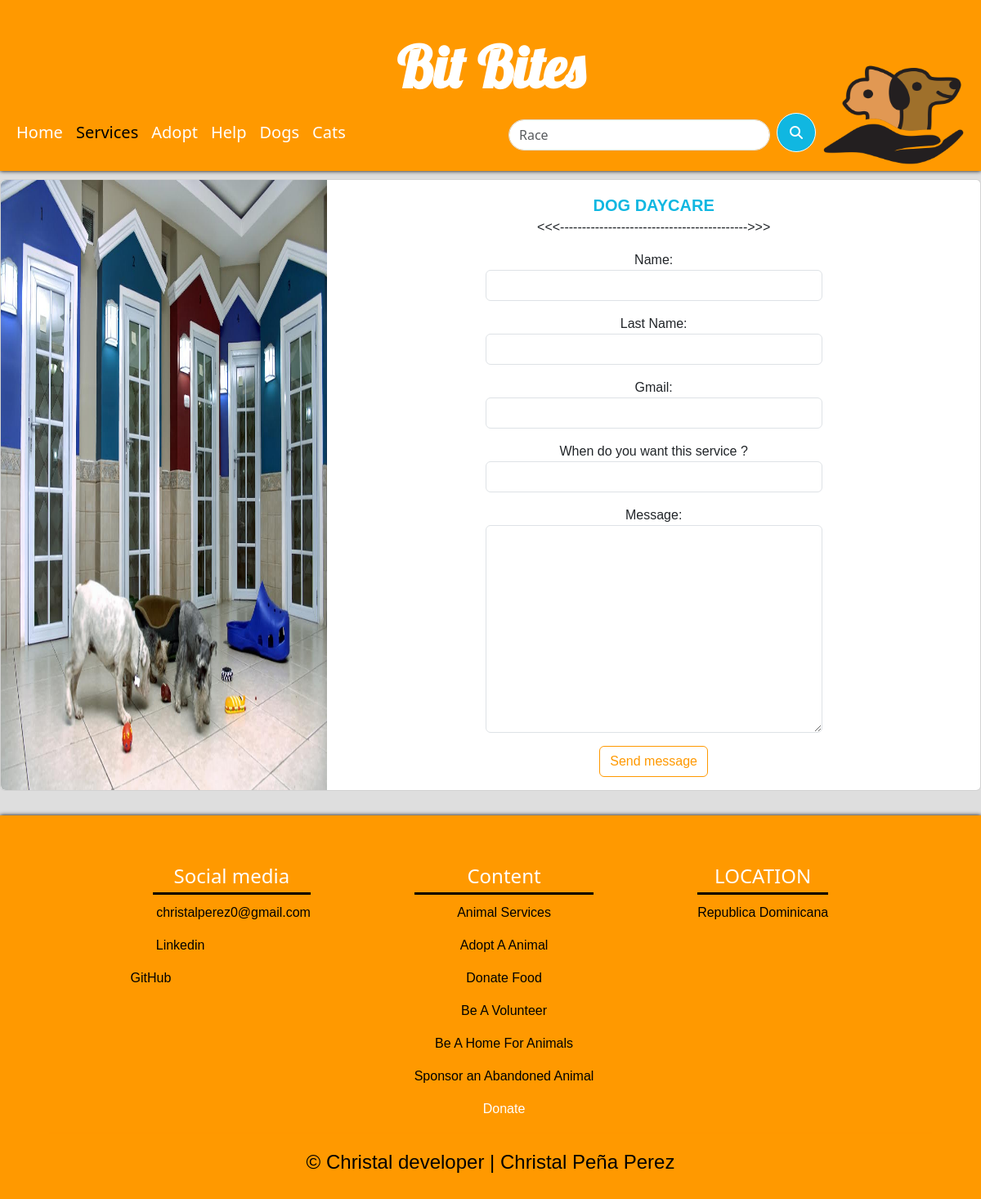
Page /services/6 on the committed database.
### ServicesApp/models.py (models this page shows, shortened)
class Services(models.Model):
    name = models.CharField(max_length=50)
    image = models.ImageField(upload_to='ServiceImages')
    description = models.CharField(max_length=1000)
    created = models.DateTimeField(auto_now_add=True)
    updated = models.DateTimeField(auto_now_add=True)
    class Meta():
        verbose_name = 'Service'
        verbose_name_plural = 'Services'

### ServicesApp/views.py (the view, shortened to what this page needs)
# urls.py: path('<int:id>',views.modal,name='form')
def modal(request,id):
    data = Services.objects.filter(id=id)
    form = ServicesFroms()
    return render(request,"ServicesApp/form.html",{'data':data,'form':form})

### ServicesApp/forms.py
class ServicesFroms(forms.Form):
    name = forms.CharField(label='Name', required=True,widget=forms.TextInput(attrs={'class':'form-control'}))
    last_name = forms.CharField(label='Last Name', required= True,widget=forms.TextInput(attrs={'class':'form-control'}))
    gmail = forms.EmailField(label='Gmail',required=True,widget=forms.EmailInput(attrs={'class':'form-control'}))
    date = forms.CharField(label='When do you want this service ?',required=True,widget=forms.TextInput(attrs={'class':'form-control',}))
    message = forms.CharField(label='Message',widget=forms.Textarea(attrs={'class':'form-control'}))

### ServicesApp/templates/ServicesApp/form.html (shortened to what this page needs)
{% extends "PetsWebPage/main.html" %}
    {% block content %}
    {% for data in data %}
    <div class="card mb-3" style="max-width: 1500px; margin: auto;">
      <div class="row g-0">
        <div class="col-md-4">
          <img style="height: 100%;" src="{{data.image.url}}" class="img-fluid rounded-start" alt="...">
        </div>
        <div class="col-md-8" style=" margin: auto; width: fit-content;">
          <div class="card-body" style="margin: auto;width: fit-content;">
            <form action="" method="POST" style="text-align: center;">
              <div>
                  <strong class="modal-title fs-5" id="exampleModalLabel" style="text-transform: uppercase;color: #10b7e1;">{{data.name}}</strong>
              </div>
              <div><p><<<------------------------------------------->>></p></div>
              <p>
                {{form.as_p}}
              </p>
              <div>
                <button type="submit" class="btn">Send message</button>
              </div>
            </form>
          </div>
        </div>
      </div>
    </div>
      {% endfor %}
      {% endblock %}

### PetsWebPage/static/PetsPage/css/main.css (style rules this page uses)
body { background-image: url('https://img.freepik.com/vector-premium/patron-fisuras-cabeza-perro-lindo-sobre-fondo-blanco_426735-106.jpg?w=2000'); background-size: cover; background-size: 900px; backdrop-filter:brightness(0.87); }
.card { font-family: 'Aclonica', sans-serif; }
.btn { color:rgb(255,153,0) ; border-color: rgb(255,153,0); }

### rows in the picture
Services: image (picture), name "DOG DAYCARE"
